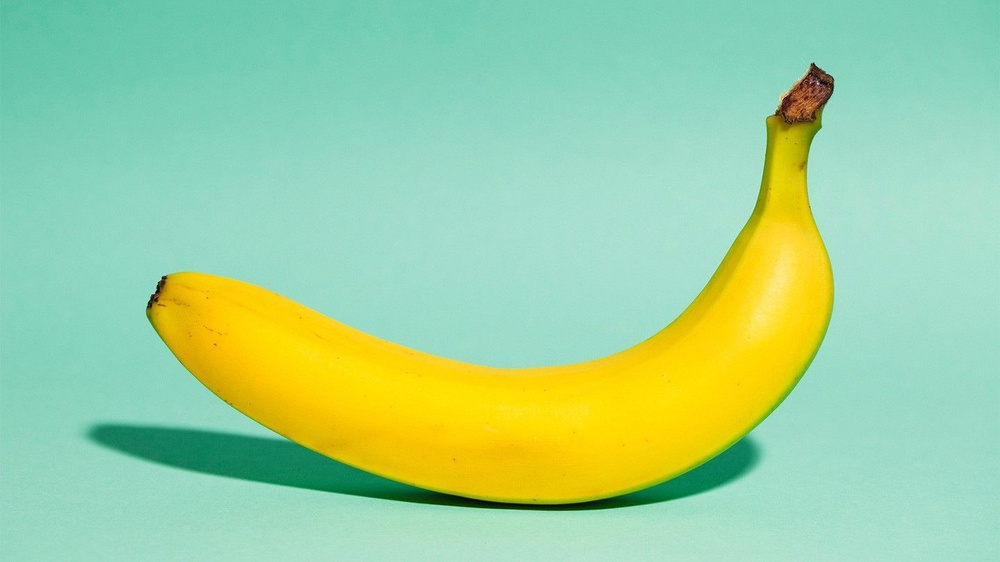
#> input picture banana.jpg, 1000 x 562 px, shrunk from 1440 x 810 before the run
$ python banana.py
#> lines starting #> are read from the running program, lines starting #| are printed output that depends on the picture; after the words box and inside, x2 and y2 are one past the last pixel; in counts of white or black regions, pixels touching at a corner belong together
#importing Libraries
import cv2
import numpy as np

#Processing Images
image = cv2.imread("banana.jpg")
#> image is the input picture: shape (562, 1000, 3); mean B, G, R 157.4, 210, 160.1
gray_image = cv2.cvtColor(image, cv2.COLOR_BGR2GRAY)
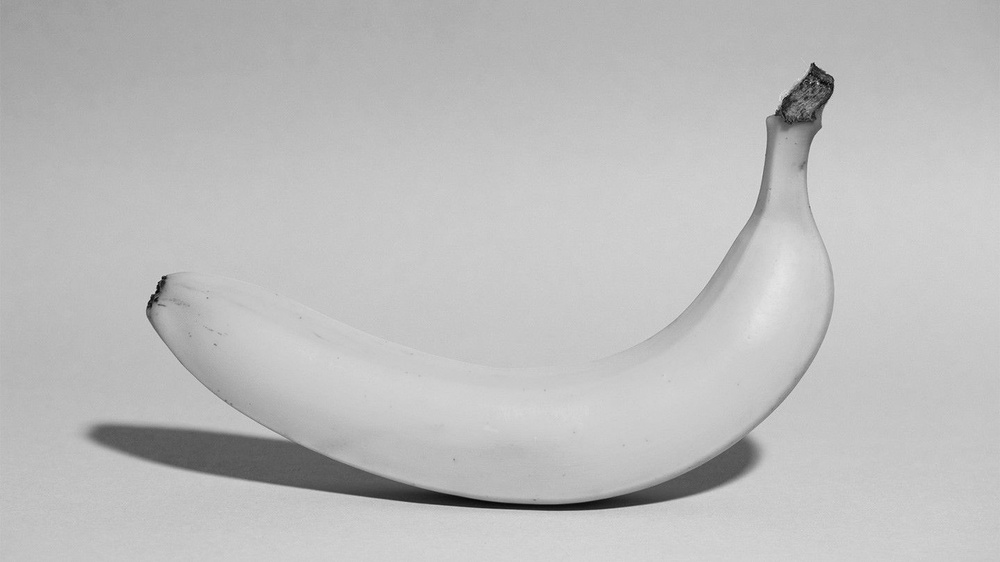
#> gray_image: shape (562, 1000); min 4, max 229, mean 189
blurred_image = cv2.GaussianBlur(gray_image, (5, 5), 0)
edged = cv2.Canny(blurred_image, 50, 150)
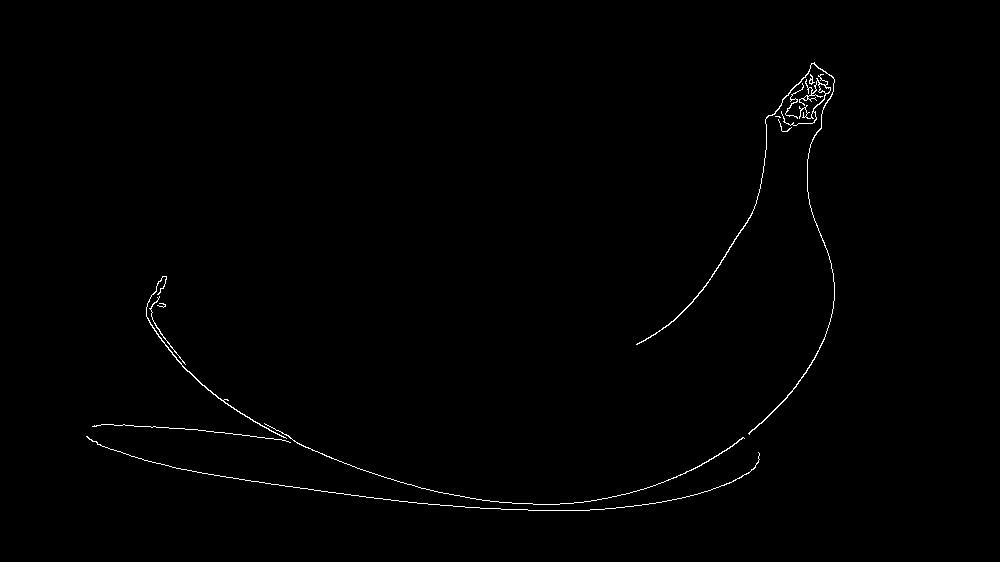
#> edged: shape (562, 1000); 0.59% white in thin lines or dots, all inside (x1, y1, x2, y2) = (86, 62, 835, 511)

#Find Contours and Bounding Rectangle:
cnts, _ = cv2.findContours(edged.copy(), cv2.RETR_EXTERNAL, cv2.CHAIN_APPROX_SIMPLE)
#> cnts = 12 contours, 6 with area under 20; largest, box (x1, y1, x2, y2) and area: (636, 62, 835, 435) 242, (781, 74, 831, 126) 148, (146, 276, 287, 439) 120, (264, 423, 745, 505) 57, (149, 296, 186, 365) 26, (86, 436, 760, 511) 23
max_cont = max(cnts, key=cv2.contourArea)
#> max_cont = contour of 648 points, box (x1, y1, x2, y2) (636, 62, 835, 435), area 242
x, y, w, h = cv2.boundingRect(max_cont)
#> x = 636; y = 62; w = 199; h = 373
cv2.rectangle(image, (x, y), (x + w, y + h), (0, 255, 0), 2)
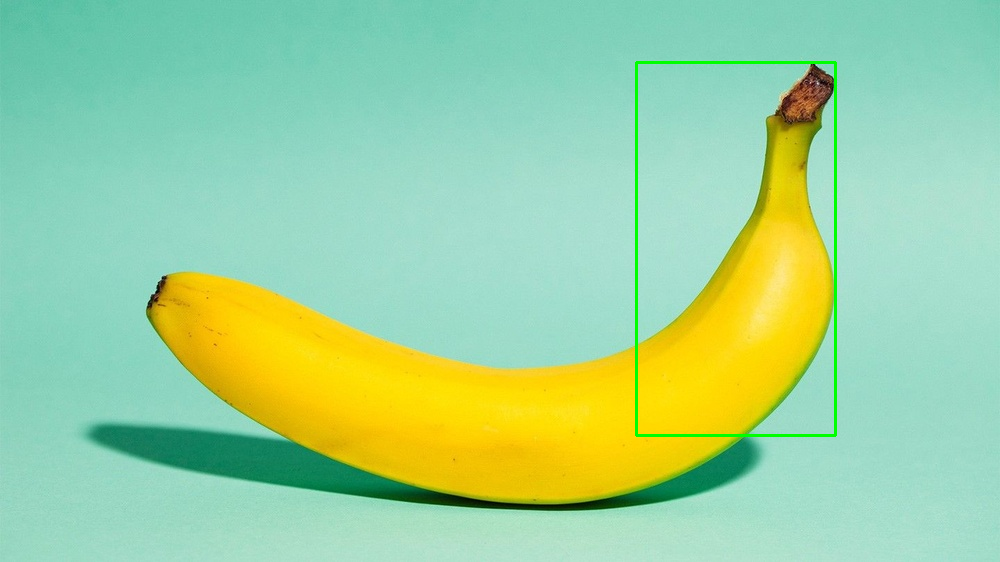
#> image: shape (562, 1000, 3); 0.61% of pixels changed, all inside (x1, y1, x2, y2) = (635, 61, 837, 437)

#Showing Processed Image
cv2.imshow('Banana', image)

#Convert Image to HSV and Create Color Masks:
hsv = cv2.cvtColor(image, cv2.COLOR_BGR2HSV)
#> hsv: shape (562, 1000, 3); mean H, S, V 70.4, 115.8, 216.8

lower_yellow = np.array([20, 100, 100])
upper_yellow = np.array([30, 255, 255])

lower_brown = np.array([0, 100, 100])
upper_brown = np.array([20, 255, 255])

yellow_mask = cv2.inRange(hsv, lower_yellow, upper_yellow)
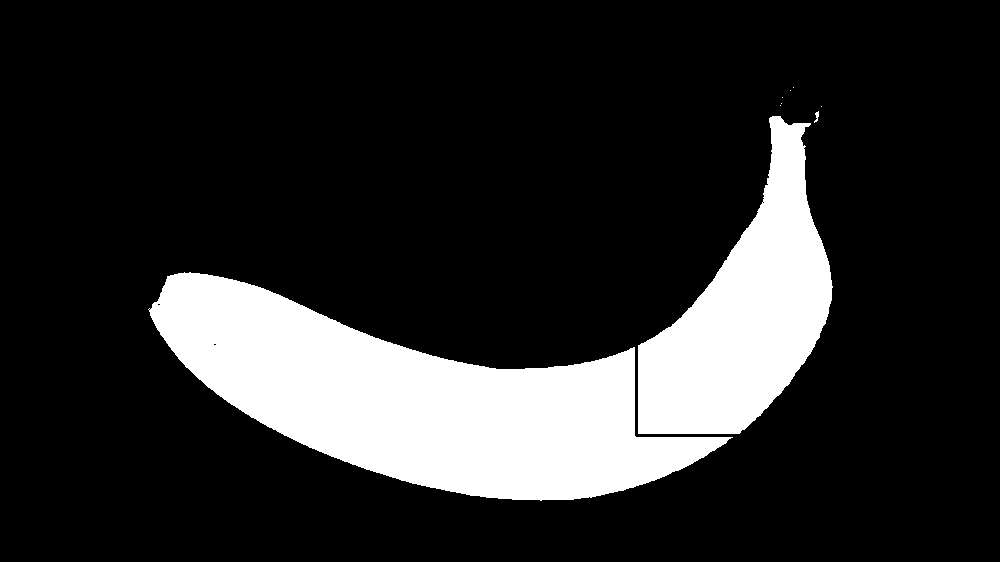
#> yellow_mask: shape (562, 1000); 17.1% white; 9 white regions (6 under 20 px), largest, box (x1, y1, x2, y2) and area: (148, 272, 733, 501) 64261, (638, 116, 833, 434) 31578, (814, 111, 819, 123) 30
brown_mask = cv2.inRange(hsv, lower_brown, upper_brown)
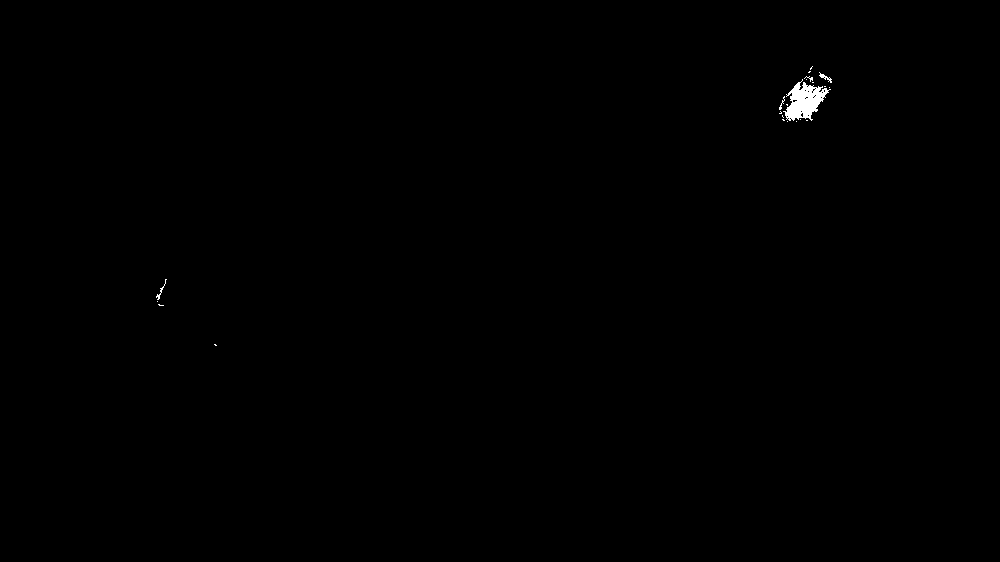
#> brown_mask: shape (562, 1000); 0.21% white; 22 white regions (18 under 20 px), largest, box (x1, y1, x2, y2) and area: (783, 79, 831, 121) 1009, (819, 72, 832, 83) 44, (156, 279, 167, 300) 39, (779, 96, 785, 110) 24

#Calculating Percentage
yellow_pixels = np.count_nonzero(yellow_mask)
#> yellow_pixels = 95875
brown_pixels = np.count_nonzero(brown_mask)
#> brown_pixels = 1181
total_pixels = w * h
#> total_pixels = 74227

yellow_percentage = (yellow_pixels / total_pixels) * 100
#> yellow_percentage = 129.2
brown_percentage = (brown_pixels / total_pixels) * 100
#> brown_percentage = 1.59
unripe_percentage = 100 - yellow_percentage - brown_percentage
#> unripe_percentage = -30.76

#Checking ripeness
ripe_limit = 50
rotten_limit = 25

if yellow_percentage >= ripe_limit and brown_percentage <= rotten_limit:
    print("Ripe")
elif yellow_percentage >= ripe_limit and brown_percentage > rotten_limit:
    print("Ripe but partly rotten")
elif yellow_percentage < ripe_limit and brown_percentage > rotten_limit:
    print("Fully Rotten")
elif unripe_percentage >= ripe_limit:
    print("Unripe")
else:
    print("Rotten")

#Printing
print(f"Yellow Percentage: {yellow_percentage:.2f}%")
#| Yellow Percentage: 129.16%
print(f"Brown Percentage: {brown_percentage:.2f}%")
#| Brown Percentage: 1.59%
print(f"Unripe Percentage: {unripe_percentage:.2f}%")
#| Unripe Percentage: -30.76%

cv2.waitKey(0)
cv2.destroyAllWindows()
